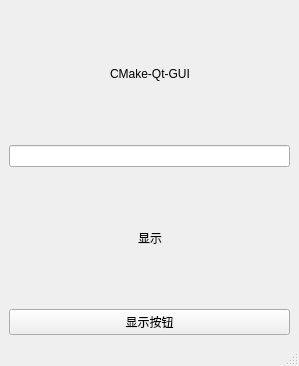
<?xml version="1.0" encoding="UTF-8"?>
<ui version="4.0">
 <class>MainWindow</class>
 <widget class="QMainWindow" name="MainWindow">
  <property name="geometry">
   <rect>
    <x>0</x>
    <y>0</y>
    <width>299</width>
    <height>366</height>
   </rect>
  </property>
  <property name="windowTitle">
   <string>MainWindow</string>
  </property>
  <widget class="QWidget" name="centralwidget">
   <layout class="QVBoxLayout" name="verticalLayout">
    <item>
     <layout class="QHBoxLayout" name="horizontalLayout">
      <item>
       <spacer name="horizontalSpacer">
        <property name="orientation">
         <enum>Qt::Horizontal</enum>
        </property>
        <property name="sizeHint" stdset="0">
         <size>
          <width>40</width>
          <height>20</height>
         </size>
        </property>
       </spacer>
      </item>
      <item>
       <widget class="QLabel" name="label">
        <property name="text">
         <string>CMake-Qt-GUI</string>
        </property>
       </widget>
      </item>
      <item>
       <spacer name="horizontalSpacer_2">
        <property name="orientation">
         <enum>Qt::Horizontal</enum>
        </property>
        <property name="sizeHint" stdset="0">
         <size>
          <width>40</width>
          <height>20</height>
         </size>
        </property>
       </spacer>
      </item>
     </layout>
    </item>
    <item>
     <widget class="QLineEdit" name="lineEdit"/>
    </item>
    <item>
     <layout class="QHBoxLayout" name="horizontalLayout_2">
      <item>
       <spacer name="horizontalSpacer_3">
        <property name="orientation">
         <enum>Qt::Horizontal</enum>
        </property>
        <property name="sizeHint" stdset="0">
         <size>
          <width>40</width>
          <height>20</height>
         </size>
        </property>
       </spacer>
      </item>
      <item>
       <widget class="QLabel" name="label_2">
        <property name="text">
         <string>显示</string>
        </property>
       </widget>
      </item>
      <item>
       <spacer name="horizontalSpacer_4">
        <property name="orientation">
         <enum>Qt::Horizontal</enum>
        </property>
        <property name="sizeHint" stdset="0">
         <size>
          <width>40</width>
          <height>20</height>
         </size>
        </property>
       </spacer>
      </item>
     </layout>
    </item>
    <item>
     <widget class="QPushButton" name="pushButton">
      <property name="text">
       <string>显示按钮</string>
      </property>
     </widget>
    </item>
   </layout>
  </widget>
  <widget class="QMenuBar" name="menubar">
   <property name="geometry">
    <rect>
     <x>0</x>
     <y>0</y>
     <width>299</width>
     <height>28</height>
    </rect>
   </property>
  </widget>
  <widget class="QStatusBar" name="statusbar"/>
 </widget>
 <resources/>
 <connections/>
</ui>
